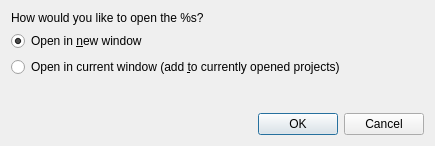
<?xml version="1.0" encoding="UTF-8"?>
<ui version="4.0">
 <class>Dialog</class>
 <widget class="QDialog" name="Dialog">
  <property name="geometry">
   <rect>
    <x>0</x>
    <y>0</y>
    <width>435</width>
    <height>146</height>
   </rect>
  </property>
  <property name="windowTitle">
   <string>Dialog</string>
  </property>
  <layout class="QVBoxLayout" name="verticalLayout">
   <item>
    <widget class="QLabel" name="label">
     <property name="text">
      <string>How would you like to open the %s?</string>
     </property>
    </widget>
   </item>
   <item>
    <widget class="QRadioButton" name="rb_open_new">
     <property name="toolTip">
      <string>Open file/project in a new window</string>
     </property>
     <property name="text">
      <string>Open in &amp;new window</string>
     </property>
     <property name="checked">
      <bool>true</bool>
     </property>
    </widget>
   </item>
   <item>
    <widget class="QRadioButton" name="rb_open_current">
     <property name="toolTip">
      <string>Add project to current window and add it to the list of opened projects.</string>
     </property>
     <property name="text">
      <string>Open in current window (add &amp;to currently opened projects)</string>
     </property>
    </widget>
   </item>
   <item>
    <spacer name="verticalSpacer">
     <property name="orientation">
      <enum>Qt::Vertical</enum>
     </property>
     <property name="sizeHint" stdset="0">
      <size>
       <width>20</width>
       <height>40</height>
      </size>
     </property>
    </spacer>
   </item>
   <item>
    <widget class="QDialogButtonBox" name="buttonBox">
     <property name="orientation">
      <enum>Qt::Horizontal</enum>
     </property>
     <property name="standardButtons">
      <set>QDialogButtonBox::Cancel|QDialogButtonBox::Ok</set>
     </property>
    </widget>
   </item>
  </layout>
 </widget>
 <resources/>
 <connections>
  <connection>
   <sender>buttonBox</sender>
   <signal>accepted()</signal>
   <receiver>Dialog</receiver>
   <slot>accept()</slot>
   <hints>
    <hint type="sourcelabel">
     <x>248</x>
     <y>254</y>
    </hint>
    <hint type="destinationlabel">
     <x>157</x>
     <y>274</y>
    </hint>
   </hints>
  </connection>
  <connection>
   <sender>buttonBox</sender>
   <signal>rejected()</signal>
   <receiver>Dialog</receiver>
   <slot>reject()</slot>
   <hints>
    <hint type="sourcelabel">
     <x>316</x>
     <y>260</y>
    </hint>
    <hint type="destinationlabel">
     <x>286</x>
     <y>274</y>
    </hint>
   </hints>
  </connection>
 </connections>
</ui>
